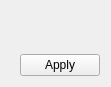
<?xml version="1.0" encoding="UTF-8"?>
<ui version="4.0">
 <class>Settings::CDateTime</class>
 <widget class="QWidget" name="Settings::CDateTime">
  <property name="geometry">
   <rect>
    <x>0</x>
    <y>0</y>
    <width>111</width>
    <height>87</height>
   </rect>
  </property>
  <property name="windowTitle">
   <string>Form</string>
  </property>
  <layout class="QVBoxLayout" name="verticalLayout">
   <item>
    <spacer name="verticalSpacer">
     <property name="orientation">
      <enum>Qt::Vertical</enum>
     </property>
     <property name="sizeHint" stdset="0">
      <size>
       <width>20</width>
       <height>27</height>
      </size>
     </property>
    </spacer>
   </item>
   <item>
    <layout class="QHBoxLayout" name="horizontalLayout_2">
     <property name="spacing">
      <number>0</number>
     </property>
     <item>
      <spacer name="horizontalSpacer">
       <property name="orientation">
        <enum>Qt::Horizontal</enum>
       </property>
       <property name="sizeHint" stdset="0">
        <size>
         <width>40</width>
         <height>20</height>
        </size>
       </property>
      </spacer>
     </item>
     <item>
      <widget class="Settings::CWheelPanelWidget" name="scrollPanelDate" native="true"/>
     </item>
     <item>
      <spacer name="horizontalSpacer_2">
       <property name="orientation">
        <enum>Qt::Horizontal</enum>
       </property>
       <property name="sizeHint" stdset="0">
        <size>
         <width>38</width>
         <height>20</height>
        </size>
       </property>
      </spacer>
     </item>
     <item>
      <widget class="Settings::CWheelPanelWidget" name="scrollPanelTime" native="true"/>
     </item>
     <item>
      <spacer name="horizontalSpacer_3">
       <property name="orientation">
        <enum>Qt::Horizontal</enum>
       </property>
       <property name="sizeHint" stdset="0">
        <size>
         <width>40</width>
         <height>20</height>
        </size>
       </property>
      </spacer>
     </item>
    </layout>
   </item>
   <item>
    <spacer name="verticalSpacer_3">
     <property name="orientation">
      <enum>Qt::Vertical</enum>
     </property>
     <property name="sizeHint" stdset="0">
      <size>
       <width>20</width>
       <height>28</height>
      </size>
     </property>
    </spacer>
   </item>
   <item>
    <layout class="QHBoxLayout" name="horizontalLayout">
     <item>
      <spacer name="horizontalSpacer_4">
       <property name="orientation">
        <enum>Qt::Horizontal</enum>
       </property>
       <property name="sizeHint" stdset="0">
        <size>
         <width>418</width>
         <height>20</height>
        </size>
       </property>
      </spacer>
     </item>
     <item>
      <widget class="QPushButton" name="pushButton">
       <property name="focusPolicy">
        <enum>Qt::NoFocus</enum>
       </property>
       <property name="text">
        <string>Apply</string>
       </property>
      </widget>
     </item>
    </layout>
   </item>
  </layout>
 </widget>
 <customwidgets>
  <customwidget>
   <class>Settings::CWheelPanelWidget</class>
   <extends>QWidget</extends>
   <header>Settings/Include/WheelPanelWidget.h</header>
   <container>1</container>
  </customwidget>
 </customwidgets>
 <resources/>
 <connections/>
</ui>
